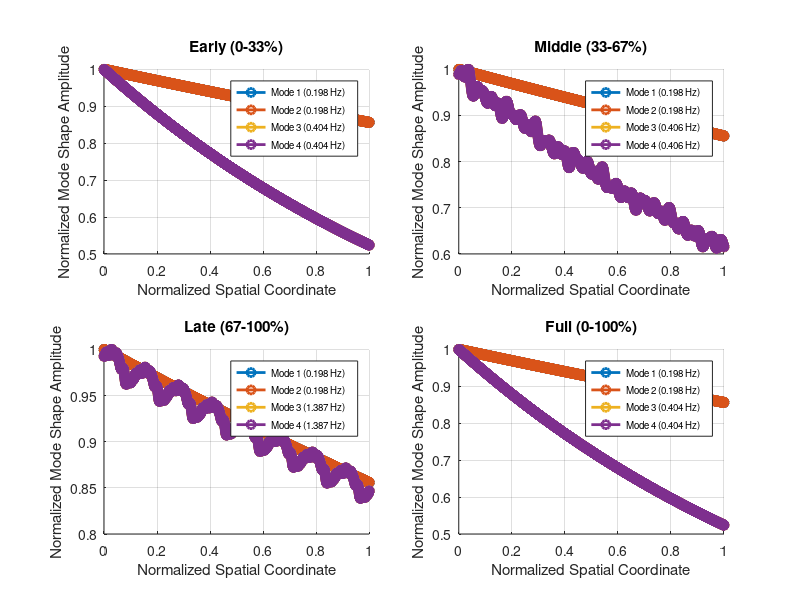

Source code (MATLAB): (Note: this script raises an error after producing the figure.)
clc; clear;

% Load the modal analysis results
load('modal_analysis_results.mat');

fprintf('\n========================================\n');
fprintf('MODE SHAPE ANALYSIS\n');
fprintf('========================================\n');

% Create detailed mode shape visualizations
for dataset_idx = 1:6
    fprintf('\nDataset %d Mode Shapes:\n', dataset_idx);
    fprintf('----------------------------\n');

    figure('Position', [100, 100, 1400, 900], ...
        'Name', sprintf('Mode Shapes - Dataset %d', dataset_idx));

    n_ranges = length(time_ranges);

    for range_idx = 1:n_ranges
        subplot(2, 2, range_idx);

        % Extract mode shapes
        mode_shapes = results(dataset_idx, range_idx).mode_shapes;
        frequencies = results(dataset_idx, range_idx).frequencies;
        damping = results(dataset_idx, range_idx).damping_ratios;

        % Number of spatial points (rows in mode shape matrix)
        n_spatial = size(mode_shapes, 1);
        n_modes = size(mode_shapes, 2);

        % Spatial coordinate (normalized)
        spatial_coord = linspace(0, 1, n_spatial);

        % Plot each mode shape
        hold on;
        for mode = 1:n_modes
            % Normalize mode shape
            mode_shape_normalized = abs(mode_shapes(:, mode)) / max(abs(mode_shapes(:, mode)));

            plot(spatial_coord, mode_shape_normalized, '-o', ...
                'LineWidth', 2, 'DisplayName', ...
                sprintf('Mode %d (%.3f Hz)', mode, frequencies(mode)));
        end
        hold off;

        xlabel('Normalized Spatial Coordinate');
        ylabel('Normalized Mode Shape Amplitude');
        title(sprintf('%s', time_ranges(range_idx).name));
        legend('Location', 'best', 'FontSize', 7);
        grid on;

        % Print mode shape details
        fprintf('  %s:\n', time_ranges(range_idx).name);
        for mode = 1:n_modes
            fprintf('    Mode %d: f=%.4f Hz, ζ=%.6f, |φ|_max=%.4f\n', ...
                mode, frequencies(mode), damping(mode), ...
                max(abs(mode_shapes(:, mode))));
        end
    end

    sgtitle(sprintf('Dataset %d: Mode Shapes Across Time Ranges', dataset_idx), ...
        'FontSize', 14, 'FontWeight', 'bold');
    saveas(gcf, sprintf('mode_shapes_dataset_%d.png', dataset_idx));
end

% Create comparison of mode shape evolution across time ranges
for dataset_idx = 1:6
    figure('Position', [100, 100, 1600, 400], ...
        'Name', sprintf('Mode Shape Evolution - Dataset %d', dataset_idx));

    % Focus on first mode only for clarity
    mode_num = 1;

    for range_idx = 1:length(time_ranges)
        subplot(1, 4, range_idx);

        mode_shapes = results(dataset_idx, range_idx).mode_shapes;
        if size(mode_shapes, 2) >= mode_num
            n_spatial = size(mode_shapes, 1);
            spatial_coord = linspace(0, 1, n_spatial);

            % Plot real and imaginary parts
            plot(spatial_coord, real(mode_shapes(:, mode_num)), 'b-', 'LineWidth', 2);
            hold on;
            plot(spatial_coord, imag(mode_shapes(:, mode_num)), 'r--', 'LineWidth', 2);
            hold off;

            xlabel('Normalized Position');
            ylabel('Mode Shape Amplitude');
            title(time_ranges(range_idx).name);
            legend('Real', 'Imaginary', 'Location', 'best', 'FontSize', 8);
            grid on;
        end
    end

    sgtitle(sprintf('Dataset %d: Mode 1 Evolution Across Time Ranges', dataset_idx), ...
        'FontSize', 14, 'FontWeight', 'bold');
    saveas(gcf, sprintf('mode1_evolution_dataset_%d.png', dataset_idx));
end

% Create summary table
fprintf('\n========================================\n');
fprintf('MODAL PARAMETER SUMMARY TABLE\n');
fprintf('========================================\n\n');

for dataset_idx = 1:6
    fprintf('Dataset %d:\n', dataset_idx);
    fprintf('%-20s | %-10s | %-10s | %-15s\n', 'Time Range', 'Mode', 'Freq (Hz)', 'Damping Ratio');
    fprintf('%s\n', repmat('-', 1, 70));

    for range_idx = 1:length(time_ranges)
        freqs = results(dataset_idx, range_idx).frequencies;
        damps = results(dataset_idx, range_idx).damping_ratios;

        for mode = 1:length(freqs)
            if mode == 1
                range_name = time_ranges(range_idx).name;
            else
                range_name = '';
            end
            fprintf('%-20s | Mode %-4d | %10.4f | %15.6f\n', ...
                range_name, mode, freqs(mode), damps(mode));
        end
        fprintf('\n');
    end
    fprintf('\n');
end

fprintf('All mode shape visualizations saved.\n');
